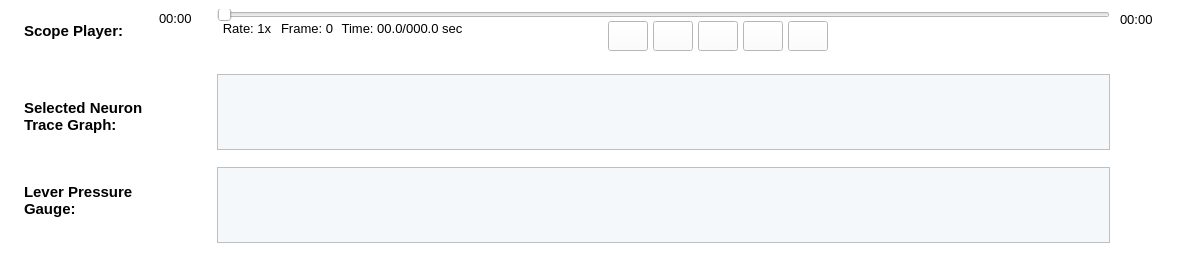
               <widget class="QWidget" name="widget_92" native="true">
                <property name="minimumSize">
                 <size>
                  <width>1202</width>
                  <height>260</height>
                 </size>
                </property>
                <property name="maximumSize">
                 <size>
                  <width>1550</width>
                  <height>260</height>
                 </size>
                </property>
                <property name="styleSheet">
                 <string notr="true">border-color: rgb(0, 0, 0);</string>
                </property>
                <layout class="QHBoxLayout" name="horizontalLayout_2">
                 <property name="spacing">
                  <number>0</number>
                 </property>
                 <property name="leftMargin">
                  <number>0</number>
                 </property>
                 <property name="topMargin">
                  <number>0</number>
                 </property>
                 <property name="rightMargin">
                  <number>0</number>
                 </property>
                 <property name="bottomMargin">
                  <number>0</number>
                 </property>
                 <item>
                  <widget class="QWidget" name="widget_94" native="true">
                   <property name="minimumSize">
                    <size>
                     <width>217</width>
                     <height>260</height>
                    </size>
                   </property>
                   <property name="maximumSize">
                    <size>
                     <width>217</width>
                     <height>260</height>
                    </size>
                   </property>
                   <property name="styleSheet">
                    <string notr="true">background-color: rgb(255, 255, 255);
border-color: rgb(0, 0, 0);</string>
                   </property>
                   <layout class="QGridLayout" name="gridLayout_19">
                    <item row="0" column="0">
                     <layout class="QGridLayout" name="gridLayout_20">
                      <item row="1" column="2">
                       <spacer name="verticalSpacer_15">
                        <property name="orientation">
                         <enum>Qt::Vertical</enum>
                        </property>
                        <property name="sizeType">
                         <enum>QSizePolicy::Fixed</enum>
                        </property>
                        <property name="sizeHint" stdset="0">
                         <size>
                          <width>20</width>
                          <height>200</height>
                         </size>
                        </property>
                       </spacer>
                      </item>
                      <item row="0" column="2">
                       <widget class="QLabel" name="label_179">
                        <property name="sizePolicy">
                         <sizepolicy hsizetype="Fixed" vsizetype="Fixed">
                          <horstretch>0</horstretch>
                          <verstretch>0</verstretch>
                         </sizepolicy>
                        </property>
                        <property name="font">
                         <font>
                          <pointsize>10</pointsize>
                         </font>
                        </property>
                        <property name="text">
                         <string>00:00</string>
                        </property>
                       </widget>
                      </item>
                      <item row="0" column="0" rowspan="2">
                       <layout class="QVBoxLayout" name="verticalLayout_6">
                        <item>
                         <widget class="QLabel" name="label_180">
                          <property name="sizePolicy">
                           <sizepolicy hsizetype="Fixed" vsizetype="Fixed">
                            <horstretch>0</horstretch>
                            <verstretch>0</verstretch>
                           </sizepolicy>
                          </property>
                          <property name="font">
                           <font>
                            <pointsize>11</pointsize>
                            <weight>75</weight>
                            <bold>true</bold>
                           </font>
                          </property>
                          <property name="text">
                           <string>Scope Player:</string>
                          </property>
                          <property name="alignment">
                           <set>Qt::AlignLeading|Qt::AlignLeft|Qt::AlignTop</set>
                          </property>
                         </widget>
                        </item>
                        <item>
                         <spacer name="verticalSpacer_16">
                          <property name="orientation">
                           <enum>Qt::Vertical</enum>
                          </property>
                          <property name="sizeType">
                           <enum>QSizePolicy::Fixed</enum>
                          </property>
                          <property name="sizeHint" stdset="0">
                           <size>
                            <width>20</width>
                            <height>40</height>
                           </size>
                          </property>
                         </spacer>
                        </item>
                        <item>
                         <widget class="QLabel" name="label_181">
                          <property name="sizePolicy">
                           <sizepolicy hsizetype="Fixed" vsizetype="Fixed">
                            <horstretch>0</horstretch>
                            <verstretch>0</verstretch>
                           </sizepolicy>
                          </property>
                          <property name="font">
                           <font>
                            <pointsize>11</pointsize>
                            <weight>75</weight>
                            <bold>true</bold>
                           </font>
                          </property>
                          <property name="text">
                           <string>Selected Neuron
Trace Graph: </string>
                          </property>
                          <property name="alignment">
                           <set>Qt::AlignLeading|Qt::AlignLeft|Qt::AlignTop</set>
                          </property>
                         </widget>
                        </item>
                        <item>
                         <spacer name="verticalSpacer_17">
                          <property name="orientation">
                           <enum>Qt::Vertical</enum>
                          </property>
                          <property name="sizeType">
                           <enum>QSizePolicy::Fixed</enum>
                          </property>
                          <property name="sizeHint" stdset="0">
                           <size>
                            <width>10</width>
                            <height>30</height>
                           </size>
                          </property>
                         </spacer>
                        </item>
                        <item>
                         <widget class="QLabel" name="label_182">
                          <property name="sizePolicy">
                           <sizepolicy hsizetype="Fixed" vsizetype="Fixed">
                            <horstretch>0</horstretch>
                            <verstretch>0</verstretch>
                           </sizepolicy>
                          </property>
                          <property name="font">
                           <font>
                            <pointsize>11</pointsize>
                            <weight>75</weight>
                            <bold>true</bold>
                           </font>
                          </property>
                          <property name="text">
                           <string>Lever Pressure
Gauge: </string>
                          </property>
                          <property name="alignment">
                           <set>Qt::AlignLeading|Qt::AlignLeft|Qt::AlignTop</set>
                          </property>
                         </widget>
                        </item>
                       </layout>
                      </item>
                      <item row="0" column="1">
                       <spacer name="horizontalSpacer_15">
                        <property name="orientation">
                         <enum>Qt::Horizontal</enum>
                        </property>
                        <property name="sizeType">
                         <enum>QSizePolicy::Fixed</enum>
                        </property>
                        <property name="sizeHint" stdset="0">
                         <size>
                          <width>10</width>
                          <height>20</height>
                         </size>
                        </property>
                       </spacer>
                      </item>
                     </layout>
                    </item>
                    <item row="1" column="0">
                     <spacer name="verticalSpacer_18">
                      <property name="orientation">
                       <enum>Qt::Vertical</enum>
                      </property>
                      <property name="sizeType">
                       <enum>QSizePolicy::Fixed</enum>
                      </property>
                      <property name="sizeHint" stdset="0">
                       <size>
                        <width>20</width>
                        <height>20</height>
                       </size>
                      </property>
                     </spacer>
                    </item>
                   </layout>
                  </widget>
                 </item>
                 <item>
                  <widget class="QWidget" name="widget_97" native="true">
                   <property name="sizePolicy">
                    <sizepolicy hsizetype="Expanding" vsizetype="Expanding">
                     <horstretch>0</horstretch>
                     <verstretch>0</verstretch>
                    </sizepolicy>
                   </property>
                   <property name="minimumSize">
                    <size>
                     <width>890</width>
                     <height>260</height>
                    </size>
                   </property>
                   <property name="maximumSize">
                    <size>
                     <width>1241</width>
                     <height>260</height>
                    </size>
                   </property>
                   <property name="styleSheet">
                    <string notr="true">border-color: rgb(0, 0, 0);
background-color: rgb(255, 255, 255);</string>
                   </property>
                   <layout class="QFormLayout" name="formLayout_6">
                    <property name="horizontalSpacing">
                     <number>0</number>
                    </property>
                    <property name="verticalSpacing">
                     <number>0</number>
                    </property>
                    <property name="leftMargin">
                     <number>0</number>
                    </property>
                    <property name="rightMargin">
                     <number>0</number>
                    </property>
                    <property name="bottomMargin">
                     <number>0</number>
                    </property>
                    <item row="0" column="0" colspan="2">
                     <layout class="QGridLayout" name="gridLayout_21" columnstretch="0,0,0,1,0,2">
                      <item row="0" column="0" colspan="6">
                       <widget class="QSlider" name="horizontalSlider_9">
                        <property name="sizePolicy">
                         <sizepolicy hsizetype="Expanding" vsizetype="Fixed">
                          <horstretch>0</horstretch>
                          <verstretch>0</verstretch>
                         </sizepolicy>
                        </property>
                        <property name="minimumSize">
                         <size>
                          <width>890</width>
                          <height>12</height>
                         </size>
                        </property>
                        <property name="maximumSize">
                         <size>
                          <width>1241</width>
                          <height>12</height>
                         </size>
                        </property>
                        <property name="styleSheet">
                         <string notr="true"/>
                        </property>
                        <property name="orientation">
                         <enum>Qt::Horizontal</enum>
                        </property>
                       </widget>
                      </item>
                      <item row="1" column="0">
                       <widget class="QLabel" name="DePlayerRate_3">
                        <property name="sizePolicy">
                         <sizepolicy hsizetype="Fixed" vsizetype="Fixed">
                          <horstretch>0</horstretch>
                          <verstretch>0</verstretch>
                         </sizepolicy>
                        </property>
                        <property name="minimumSize">
                         <size>
                          <width>60</width>
                          <height>0</height>
                         </size>
                        </property>
                        <property name="font">
                         <font>
                          <pointsize>10</pointsize>
                         </font>
                        </property>
                        <property name="text">
                         <string>Rate: 1x</string>
                        </property>
                        <property name="alignment">
                         <set>Qt::AlignCenter</set>
                        </property>
                       </widget>
                      </item>
                      <item row="1" column="1">
                       <widget class="QLabel" name="DePlayerFrame_3">
                        <property name="sizePolicy">
                         <sizepolicy hsizetype="Fixed" vsizetype="Fixed">
                          <horstretch>0</horstretch>
                          <verstretch>0</verstretch>
                         </sizepolicy>
                        </property>
                        <property name="minimumSize">
                         <size>
                          <width>60</width>
                          <height>0</height>
                         </size>
                        </property>
                        <property name="font">
                         <font>
                          <pointsize>10</pointsize>
                         </font>
                        </property>
                        <property name="text">
                         <string>Frame: 0</string>
                        </property>
                        <property name="alignment">
                         <set>Qt::AlignCenter</set>
                        </property>
                       </widget>
                      </item>
                      <item row="1" column="2">
                       <widget class="QLabel" name="DePlayerTime_3">
                        <property name="sizePolicy">
                         <sizepolicy hsizetype="Fixed" vsizetype="Fixed">
                          <horstretch>0</horstretch>
                          <verstretch>0</verstretch>
                         </sizepolicy>
                        </property>
                        <property name="minimumSize">
                         <size>
                          <width>130</width>
                          <height>0</height>
                         </size>
                        </property>
                        <property name="font">
                         <font>
                          <pointsize>10</pointsize>
                         </font>
                        </property>
                        <property name="text">
                         <string>Time: 00.0/000.0 sec</string>
                        </property>
                        <property name="alignment">
                         <set>Qt::AlignCenter</set>
                        </property>
                       </widget>
                      </item>
                      <item row="1" column="3">
                       <spacer name="horizontalSpacer_16">
                        <property name="orientation">
                         <enum>Qt::Horizontal</enum>
                        </property>
                        <property name="sizeHint" stdset="0">
                         <size>
                          <width>40</width>
                          <height>20</height>
                         </size>
                        </property>
                       </spacer>
                      </item>
                      <item row="1" column="4">
                       <layout class="QGridLayout" name="gridLayout_22">
                        <property name="horizontalSpacing">
                         <number>5</number>
                        </property>
                        <item row="0" column="0">
                         <widget class="QPushButton" name="DePlayerLastButton_3">
                          <property name="sizePolicy">
                           <sizepolicy hsizetype="Fixed" vsizetype="Fixed">
                            <horstretch>0</horstretch>
                            <verstretch>0</verstretch>
                           </sizepolicy>
                          </property>
                          <property name="minimumSize">
                           <size>
                            <width>40</width>
                            <height>30</height>
                           </size>
                          </property>
                          <property name="maximumSize">
                           <size>
                            <width>40</width>
                            <height>30</height>
                           </size>
                          </property>
                          <property name="font">
                           <font>
                            <pointsize>10</pointsize>
                           </font>
                          </property>
                          <property name="styleSheet">
                           <string notr="true">border-image: url(:/media/previous.png);</string>
                          </property>
                          <property name="text">
                           <string/>
                          </property>
                         </widget>
                        </item>
                        <item row="0" column="1">
                         <widget class="QPushButton" name="DePlayerSlowButton_3">
                          <property name="sizePolicy">
                           <sizepolicy hsizetype="Fixed" vsizetype="Fixed">
                            <horstretch>0</horstretch>
                            <verstretch>0</verstretch>
                           </sizepolicy>
                          </property>
                          <property name="minimumSize">
                           <size>
                            <width>40</width>
                            <height>30</height>
                           </size>
                          </property>
                          <property name="maximumSize">
                           <size>
                            <width>40</width>
                            <height>30</height>
                           </size>
                          </property>
                          <property name="font">
                           <font>
                            <pointsize>10</pointsize>
                           </font>
                          </property>
                          <property name="styleSheet">
                           <string notr="true">border-image: url(:/media/rw.png);</string>
                          </property>
                          <property name="text">
                           <string/>
                          </property>
                         </widget>
                        </item>
                        <item row="0" column="2">
                         <widget class="QPushButton" name="DePlayerPlayButton_3">
                          <property name="sizePolicy">
                           <sizepolicy hsizetype="Fixed" vsizetype="Fixed">
                            <horstretch>0</horstretch>
                            <verstretch>0</verstretch>
                           </sizepolicy>
                          </property>
                          <property name="minimumSize">
                           <size>
                            <width>40</width>
                            <height>30</height>
                           </size>
                          </property>
                          <property name="maximumSize">
                           <size>
                            <width>40</width>
                            <height>30</height>
                           </size>
                          </property>
                          <property name="font">
                           <font>
                            <pointsize>10</pointsize>
                           </font>
                          </property>
                          <property name="styleSheet">
                           <string notr="true">border-image: url(:/media/play.png);</string>
                          </property>
                          <property name="text">
                           <string/>
                          </property>
                         </widget>
                        </item>
                        <item row="0" column="3">
                         <widget class="QPushButton" name="DePlayerFastButton_3">
                          <property name="sizePolicy">
                           <sizepolicy hsizetype="Fixed" vsizetype="Fixed">
                            <horstretch>0</horstretch>
                            <verstretch>0</verstretch>
                           </sizepolicy>
                          </property>
                          <property name="minimumSize">
                           <size>
                            <width>40</width>
                            <height>30</height>
                           </size>
                          </property>
                          <property name="maximumSize">
                           <size>
                            <width>40</width>
                            <height>30</height>
                           </size>
                          </property>
                          <property name="font">
                           <font>
                            <pointsize>10</pointsize>
                           </font>
                          </property>
                          <property name="styleSheet">
                           <string notr="true">border-image: url(:/media/ff.png);</string>
                          </property>
                          <property name="text">
                           <string/>
                          </property>
                         </widget>
                        </item>
                        <item row="0" column="4">
                         <widget class="QPushButton" name="DePlayerNextButton_3">
                          <property name="sizePolicy">
                           <sizepolicy hsizetype="Fixed" vsizetype="Fixed">
                            <horstretch>0</horstretch>
                            <verstretch>0</verstretch>
                           </sizepolicy>
                          </property>
                          <property name="minimumSize">
                           <size>
                            <width>40</width>
                            <height>30</height>
                           </size>
                          </property>
                          <property name="maximumSize">
                           <size>
                            <width>40</width>
                            <height>30</height>
                           </size>
                          </property>
                          <property name="font">
                           <font>
                            <pointsize>10</pointsize>
                           </font>
                          </property>
                          <property name="styleSheet">
                           <string notr="true">border-image: url(:/media/next.png);</string>
                          </property>
                          <property name="text">
                           <string/>
                          </property>
                         </widget>
                        </item>
                       </layout>
                      </item>
                      <item row="1" column="5">
                       <spacer name="horizontalSpacer_17">
                        <property name="orientation">
                         <enum>Qt::Horizontal</enum>
                        </property>
                        <property name="sizeType">
                         <enum>QSizePolicy::Expanding</enum>
                        </property>
                        <property name="sizeHint" stdset="0">
                         <size>
                          <width>40</width>
                          <height>20</height>
                         </size>
                        </property>
                       </spacer>
                      </item>
                     </layout>
                    </item>
                    <item row="1" column="1">
                     <spacer name="verticalSpacer_33">
                      <property name="orientation">
                       <enum>Qt::Vertical</enum>
                      </property>
                      <property name="sizeType">
                       <enum>QSizePolicy::Fixed</enum>
                      </property>
                      <property name="sizeHint" stdset="0">
                       <size>
                        <width>890</width>
                        <height>23</height>
                       </size>
                      </property>
                     </spacer>
                    </item>
                    <item row="2" column="0" colspan="2">
                     <widget class="QGraphicsView" name="DeSelectTraceView_3">
                      <property name="minimumSize">
                       <size>
                        <width>890</width>
                        <height>62</height>
                       </size>
                      </property>
                      <property name="styleSheet">
                       <string notr="true">background-color: rgb(245, 248, 250);</string>
                      </property>
                     </widget>
                    </item>
                    <item row="3" column="1">
                     <spacer name="verticalSpacer_34">
                      <property name="orientation">
                       <enum>Qt::Vertical</enum>
                      </property>
                      <property name="sizeType">
                       <enum>QSizePolicy::Fixed</enum>
                      </property>
                      <property name="sizeHint" stdset="0">
                       <size>
                        <width>890</width>
                        <height>17</height>
                       </size>
                      </property>
                     </spacer>
                    </item>
                    <item row="4" column="0" colspan="2">
                     <widget class="QGraphicsView" name="DeLeverPressureViewLarge_3">
                      <property name="minimumSize">
                       <size>
                        <width>890</width>
                        <height>62</height>
                       </size>
                      </property>
                      <property name="styleSheet">
                       <string notr="true">background-color: rgb(245, 248, 250);</string>
                      </property>
                     </widget>
                    </item>
                    <item row="5" column="1">
                     <spacer name="verticalSpacer_19">
                      <property name="orientation">
                       <enum>Qt::Vertical</enum>
                      </property>
                      <property name="sizeType">
                       <enum>QSizePolicy::Fixed</enum>
                      </property>
                      <property name="sizeHint" stdset="0">
                       <size>
                        <width>890</width>
                        <height>17</height>
                       </size>
                      </property>
                     </spacer>
                    </item>
                   </layout>
                  </widget>
                 </item>
                 <item>
                  <widget class="QWidget" name="widget_96" native="true">
                   <property name="sizePolicy">
                    <sizepolicy hsizetype="Fixed" vsizetype="Fixed">
                     <horstretch>0</horstretch>
                     <verstretch>0</verstretch>
                    </sizepolicy>
                   </property>
                   <property name="minimumSize">
                    <size>
                     <width>92</width>
                     <height>260</height>
                    </size>
                   </property>
                   <property name="maximumSize">
                    <size>
                     <width>92</width>
                     <height>260</height>
                    </size>
                   </property>
                   <property name="styleSheet">
                    <string notr="true">background-color: rgb(255, 255, 255);
border-color: rgb(0, 0, 0);</string>
                   </property>
                   <layout class="QGridLayout" name="gridLayout_23">
                    <item row="1" column="1">
                     <spacer name="verticalSpacer_20">
                      <property name="orientation">
                       <enum>Qt::Vertical</enum>
                      </property>
                      <property name="sizeType">
                       <enum>QSizePolicy::Fixed</enum>
                      </property>
                      <property name="sizeHint" stdset="0">
                       <size>
                        <width>20</width>
                        <height>220</height>
                       </size>
                      </property>
                     </spacer>
                    </item>
                    <item row="0" column="1">
                     <widget class="QLabel" name="label_183">
                      <property name="sizePolicy">
                       <sizepolicy hsizetype="Fixed" vsizetype="Fixed">
                        <horstretch>0</horstretch>
                        <verstretch>0</verstretch>
                       </sizepolicy>
                      </property>
                      <property name="font">
                       <font>
                        <pointsize>10</pointsize>
                       </font>
                      </property>
                      <property name="text">
                       <string>00:00</string>
                      </property>
                     </widget>
                    </item>
                    <item row="0" column="2">
                     <spacer name="horizontalSpacer_18">
                      <property name="orientation">
                       <enum>Qt::Horizontal</enum>
                      </property>
                      <property name="sizeType">
                       <enum>QSizePolicy::Fixed</enum>
                      </property>
                      <property name="sizeHint" stdset="0">
                       <size>
                        <width>40</width>
                        <height>20</height>
                       </size>
                      </property>
                     </spacer>
                    </item>
                    <item row="0" column="0">
                     <spacer name="horizontalSpacer_19">
                      <property name="orientation">
                       <enum>Qt::Horizontal</enum>
                      </property>
                      <property name="sizeHint" stdset="0">
                       <size>
                        <width>40</width>
                        <height>20</height>
                       </size>
                      </property>
                     </spacer>
                    </item>
                   </layout>
                  </widget>
                 </item>
                </layout>
               </widget>
